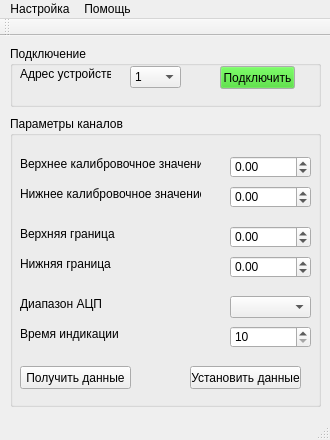
<?xml version="1.0" encoding="UTF-8"?>
<ui version="4.0">
 <class>MainWindow</class>
 <widget class="QMainWindow" name="MainWindow">
  <property name="geometry">
   <rect>
    <x>0</x>
    <y>0</y>
    <width>330</width>
    <height>440</height>
   </rect>
  </property>
  <property name="sizePolicy">
   <sizepolicy hsizetype="Fixed" vsizetype="Fixed">
    <horstretch>0</horstretch>
    <verstretch>0</verstretch>
   </sizepolicy>
  </property>
  <property name="minimumSize">
   <size>
    <width>330</width>
    <height>440</height>
   </size>
  </property>
  <property name="maximumSize">
   <size>
    <width>330</width>
    <height>440</height>
   </size>
  </property>
  <property name="font">
   <font>
    <weight>50</weight>
    <italic>false</italic>
    <bold>false</bold>
    <stylestrategy>PreferDefault</stylestrategy>
   </font>
  </property>
  <property name="windowTitle">
   <string>SKD.настройка</string>
  </property>
  <widget class="QWidget" name="centralWidget">
   <widget class="QGroupBox" name="groupBox">
    <property name="geometry">
     <rect>
      <x>10</x>
      <y>10</y>
      <width>311</width>
      <height>61</height>
     </rect>
    </property>
    <property name="title">
     <string>Подключение</string>
    </property>
    <widget class="QPushButton" name="pushButton">
     <property name="enabled">
      <bool>true</bool>
     </property>
     <property name="geometry">
      <rect>
       <x>210</x>
       <y>20</y>
       <width>75</width>
       <height>23</height>
      </rect>
     </property>
     <property name="palette">
      <palette>
       <active>
        <colorrole role="Button">
         <brush brushstyle="SolidPattern">
          <color alpha="255">
           <red>52</red>
           <green>212</green>
           <blue>28</blue>
          </color>
         </brush>
        </colorrole>
       </active>
       <inactive>
        <colorrole role="Button">
         <brush brushstyle="SolidPattern">
          <color alpha="255">
           <red>52</red>
           <green>212</green>
           <blue>28</blue>
          </color>
         </brush>
        </colorrole>
       </inactive>
       <disabled>
        <colorrole role="Button">
         <brush brushstyle="SolidPattern">
          <color alpha="255">
           <red>52</red>
           <green>212</green>
           <blue>28</blue>
          </color>
         </brush>
        </colorrole>
       </disabled>
      </palette>
     </property>
     <property name="text">
      <string>Подключить</string>
     </property>
     <property name="checkable">
      <bool>false</bool>
     </property>
    </widget>
    <widget class="QLabel" name="label_16">
     <property name="geometry">
      <rect>
       <x>10</x>
       <y>20</y>
       <width>91</width>
       <height>16</height>
      </rect>
     </property>
     <property name="text">
      <string>Адрес устройства</string>
     </property>
    </widget>
    <widget class="QComboBox" name="comboBox_5">
     <property name="geometry">
      <rect>
       <x>120</x>
       <y>20</y>
       <width>51</width>
       <height>22</height>
      </rect>
     </property>
     <property name="maxVisibleItems">
      <number>15</number>
     </property>
     <item>
      <property name="text">
       <string>1</string>
      </property>
     </item>
     <item>
      <property name="text">
       <string>2</string>
      </property>
     </item>
     <item>
      <property name="text">
       <string>3</string>
      </property>
     </item>
     <item>
      <property name="text">
       <string>4</string>
      </property>
     </item>
     <item>
      <property name="text">
       <string>5</string>
      </property>
     </item>
     <item>
      <property name="text">
       <string>6</string>
      </property>
     </item>
     <item>
      <property name="text">
       <string>7</string>
      </property>
     </item>
     <item>
      <property name="text">
       <string>8</string>
      </property>
     </item>
     <item>
      <property name="text">
       <string>9</string>
      </property>
     </item>
     <item>
      <property name="text">
       <string>10</string>
      </property>
     </item>
     <item>
      <property name="text">
       <string>11</string>
      </property>
     </item>
     <item>
      <property name="text">
       <string>12</string>
      </property>
     </item>
     <item>
      <property name="text">
       <string>13</string>
      </property>
     </item>
     <item>
      <property name="text">
       <string>14</string>
      </property>
     </item>
     <item>
      <property name="text">
       <string>15</string>
      </property>
     </item>
    </widget>
   </widget>
   <widget class="QGroupBox" name="groupBox_3">
    <property name="geometry">
     <rect>
      <x>10</x>
      <y>80</y>
      <width>311</width>
      <height>291</height>
     </rect>
    </property>
    <property name="title">
     <string>Параметры каналов</string>
    </property>
    <widget class="QPushButton" name="pushButton_3">
     <property name="geometry">
      <rect>
       <x>10</x>
       <y>250</y>
       <width>111</width>
       <height>23</height>
      </rect>
     </property>
     <property name="text">
      <string>Получить данные</string>
     </property>
    </widget>
    <widget class="QDoubleSpinBox" name="doubleSpinBox">
     <property name="geometry">
      <rect>
       <x>220</x>
       <y>40</y>
       <width>81</width>
       <height>22</height>
      </rect>
     </property>
     <property name="minimum">
      <double>-1000.000000000000000</double>
     </property>
     <property name="maximum">
      <double>1000.000000000000000</double>
     </property>
    </widget>
    <widget class="QLabel" name="label">
     <property name="geometry">
      <rect>
       <x>10</x>
       <y>40</y>
       <width>181</width>
       <height>16</height>
      </rect>
     </property>
     <property name="text">
      <string>Верхнее калибровочное значение</string>
     </property>
    </widget>
    <widget class="QDoubleSpinBox" name="doubleSpinBox_2">
     <property name="geometry">
      <rect>
       <x>220</x>
       <y>70</y>
       <width>81</width>
       <height>22</height>
      </rect>
     </property>
     <property name="minimum">
      <double>-1000.000000000000000</double>
     </property>
     <property name="maximum">
      <double>1000.000000000000000</double>
     </property>
    </widget>
    <widget class="QLabel" name="label_2">
     <property name="geometry">
      <rect>
       <x>10</x>
       <y>70</y>
       <width>181</width>
       <height>16</height>
      </rect>
     </property>
     <property name="text">
      <string>Нижнее калибровочное значение</string>
     </property>
    </widget>
    <widget class="QLabel" name="label_3">
     <property name="geometry">
      <rect>
       <x>10</x>
       <y>140</y>
       <width>181</width>
       <height>16</height>
      </rect>
     </property>
     <property name="text">
      <string>Нижняя граница</string>
     </property>
    </widget>
    <widget class="QDoubleSpinBox" name="doubleSpinBox_3">
     <property name="geometry">
      <rect>
       <x>220</x>
       <y>110</y>
       <width>81</width>
       <height>22</height>
      </rect>
     </property>
     <property name="minimum">
      <double>-1000.000000000000000</double>
     </property>
     <property name="maximum">
      <double>1000.000000000000000</double>
     </property>
    </widget>
    <widget class="QDoubleSpinBox" name="doubleSpinBox_4">
     <property name="geometry">
      <rect>
       <x>220</x>
       <y>140</y>
       <width>81</width>
       <height>22</height>
      </rect>
     </property>
     <property name="minimum">
      <double>-1000.000000000000000</double>
     </property>
     <property name="maximum">
      <double>1000.000000000000000</double>
     </property>
    </widget>
    <widget class="QLabel" name="label_4">
     <property name="geometry">
      <rect>
       <x>10</x>
       <y>110</y>
       <width>181</width>
       <height>16</height>
      </rect>
     </property>
     <property name="text">
      <string>Верхняя граница</string>
     </property>
    </widget>
    <widget class="QComboBox" name="comboBox">
     <property name="geometry">
      <rect>
       <x>220</x>
       <y>180</y>
       <width>81</width>
       <height>22</height>
      </rect>
     </property>
    </widget>
    <widget class="QLabel" name="label_5">
     <property name="geometry">
      <rect>
       <x>10</x>
       <y>180</y>
       <width>181</width>
       <height>16</height>
      </rect>
     </property>
     <property name="text">
      <string>Диапазон АЦП</string>
     </property>
    </widget>
    <widget class="QLabel" name="label_6">
     <property name="geometry">
      <rect>
       <x>10</x>
       <y>210</y>
       <width>181</width>
       <height>16</height>
      </rect>
     </property>
     <property name="text">
      <string>Время индикации</string>
     </property>
    </widget>
    <widget class="QSpinBox" name="spinBox">
     <property name="geometry">
      <rect>
       <x>220</x>
       <y>210</y>
       <width>81</width>
       <height>22</height>
      </rect>
     </property>
     <property name="minimum">
      <number>10</number>
     </property>
     <property name="maximum">
      <number>10000</number>
     </property>
    </widget>
    <widget class="QPushButton" name="pushButton_4">
     <property name="geometry">
      <rect>
       <x>180</x>
       <y>250</y>
       <width>111</width>
       <height>23</height>
      </rect>
     </property>
     <property name="text">
      <string>Установить данные</string>
     </property>
    </widget>
   </widget>
  </widget>
  <widget class="QMenuBar" name="menuBar">
   <property name="geometry">
    <rect>
     <x>0</x>
     <y>0</y>
     <width>330</width>
     <height>18</height>
    </rect>
   </property>
   <widget class="QMenu" name="menu">
    <property name="title">
     <string>Настройка</string>
    </property>
    <addaction name="action_COM"/>
   </widget>
   <widget class="QMenu" name="menu_2">
    <property name="title">
     <string>Помощь</string>
    </property>
    <addaction name="action"/>
   </widget>
   <addaction name="menu"/>
   <addaction name="menu_2"/>
  </widget>
  <widget class="QToolBar" name="mainToolBar">
   <attribute name="toolBarArea">
    <enum>TopToolBarArea</enum>
   </attribute>
   <attribute name="toolBarBreak">
    <bool>false</bool>
   </attribute>
  </widget>
  <widget class="QStatusBar" name="statusBar"/>
  <action name="action_COM">
   <property name="text">
    <string>Настройка COM порта</string>
   </property>
  </action>
  <action name="action">
   <property name="text">
    <string>О программе</string>
   </property>
  </action>
  <action name="action_SAVE">
   <property name="text">
    <string>Сохранить настройки</string>
   </property>
  </action>
  <action name="action_LOAD">
   <property name="text">
    <string>Загрузить настройки</string>
   </property>
  </action>
 </widget>
 <layoutdefault spacing="6" margin="11"/>
 <resources/>
 <connections/>
</ui>
